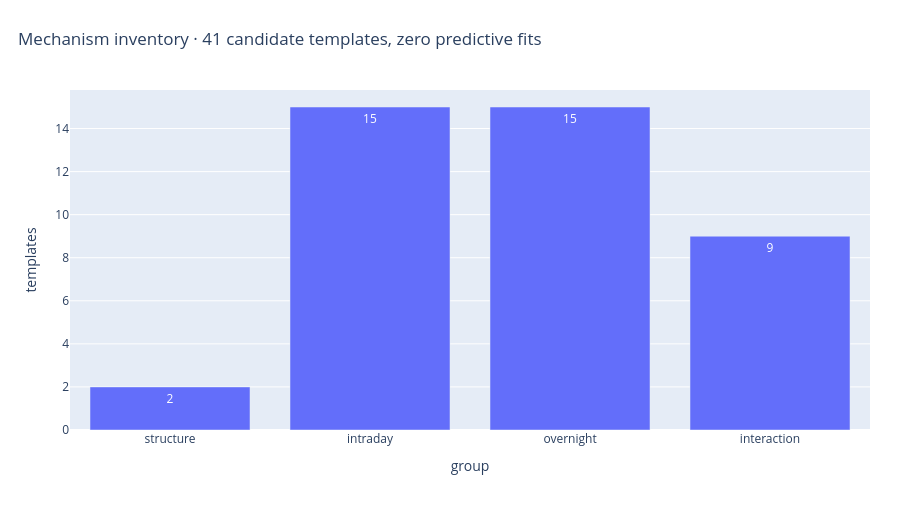

Notebook code cell kept with this figure:
### Markdown cell above
## 6. Mechanism counts

### Code cell
figures[5][1].show(renderer='plotly_mimetype')

### Figure 1 — Plotly figure (JSON) as saved in the notebook; plotly's stock layout.template omitted (floating-point values rounded to 4 significant figures)
{"data": [{"hovertemplate": "group=%{x}<br>templates=%{y}<extra></extra>", "legendgroup": "", "marker": {"color": "#636efa", "pattern": {"shape": ""}}, "name": "", "orientation": "v", "showlegend": false, "textposition": "auto", "texttemplate": "%{y}", "type": "bar", "x": ["structure", "intraday", "overnight", "interaction"], "xaxis": "x", "y": [2, 15, 15, 9], "yaxis": "y"}], "layout": {"barmode": "relative", "height": 530, "legend": {"orientation": "h", "tracegroupgap": 0, "y": -0.22}, "margin": {"b": 100, "l": 70, "r": 30, "t": 90}, "title": {"text": "Mechanism inventory · 41 candidate templates, zero predictive fits", "x": 0.02}, "xaxis": {"anchor": "y", "domain": [0, 1], "title": {"text": "group"}}, "yaxis": {"anchor": "x", "domain": [0, 1], "title": {"text": "templates"}}}}
